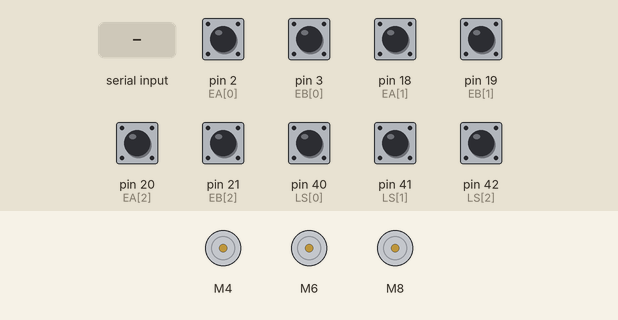
A sketch run on a simulated Arduino Mega 2560, built with avr-gcc and run on an emulated ATmega2560. Parts: 3 × DC motor (green arrow = forward, orange = backward, longer = faster). The inputs (shaded band) are chosen by the test bench; at power-on: pin 2 (EA[0]), pin 3 (EB[0]), pin 18 (EA[1]), pin 19 (EB[1]), pin 20 (EA[2]), pin 21 (EB[2]), pin 40 (LS[0]), pin 41 (LS[1]), pin 42 (LS[2]) HIGH. What the sketch prints to the serial monitor is not drawn.

Above: at 2.7 s.
2.8 s: "4\n" received over the second serial link
4.5 s: "0\n" received over the second serial link
Timing chart, 0 to 7.5 s (numbered marks = the images above; inputs shaded):
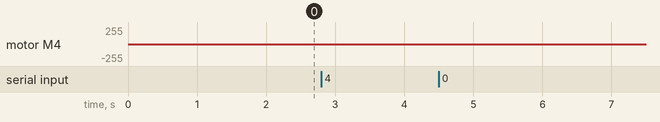

The sketch:

Motor_Reciever_2.ino
```cpp
#include "CytronMotorDriver.h"

#define numMotors 3


CytronMD motor[numMotors] = {
  CytronMD(PWM_PWM, 4, 5),   // Motor 0
  CytronMD(PWM_PWM, 6, 7),   // Motor 1
  CytronMD(PWM_PWM, 8, 9)    // Motor 2
};

/*************************************************************
   Encoder pin arrays for full 4× decoding.
   On Arduino Mega, valid external interrupts:
*************************************************************/
const int EA[numMotors] = { 2, 18, 20 };
const int EB[numMotors] = { 3, 19, 21 };

/*************************************************************
   Limit switch pins
*************************************************************/
const int LS[numMotors] = { 40, 41, 42 };

/*************************************************************
   Encoder, positioning, and PID variables
*************************************************************/
volatile long counter[numMotors] = { 0 };  // volatile for ISR
double dpr[numMotors] = { 0.078110302, 0.078110302, 0.078110302 }; // mm per encoder tick
double pos[numMotors] = { 0 };
double desiredPos[numMotors] = { 0 };
bool Active[numMotors] = { false };
int Confirm_Correct[numMotors] = { 0 };

// PID parameters
double kp[numMotors] = { 5, 5, 5 };
double ki[numMotors] = { 0, 0, 0 };
double kd[numMotors] = { 0.03531, 0.03531, 0.03531 };

// PID state
double prevError[numMotors] = { 0, 0, 0 };
double totalError[numMotors] = { 0, 0, 0 };
unsigned long lastUpdate[numMotors] = { 0, 0, 0 };
double dt[numMotors];
double error[numMotors];
double errorRate[numMotors] = { 0 };
unsigned long errorRateTime[numMotors] = { 0 };
const unsigned long errorRateInterval = 100;  // ms

// Printing interval
unsigned long lastPrint = 0;
const unsigned long printInterval = 1000;      // ms
const int numFrets = 15;

/*************************************************************
   This array stores previous states for each encoder so we
   can do 4× decoding in the ISRs
*************************************************************/
volatile byte lastEncoded[numMotors] = { 0, 0, 0 };

/*************************************************************
   FretLocations struct and map
*************************************************************/
struct FretLocations {
  char key;
  double value;
};

FretLocations FretLocationMap[numMotors][numFrets] = {
  { //Motor 1
  { 1, 0 },
  { 2, 32.57 },
  { 3, 64.99 },
  { 4, 96.39},
  { 5, 125.91},
  { 6, 152.91},
  { 7, 178.33},
  { 8, 203.71},
  { 9, 226.13},
  { 10, 248.31},
  { 11, 267.84},
  { 12, 286.27},
  { 13, 304.71},
  { 14, 323.91},
  { 15, 340.48}
  },
  { //Motor 2
  { 1, 3.05},
  { 2, 36.95 },
  { 3, 70.06 },
  { 4, 99.12 },
  { 5, 128.1},
  { 6, 154.97 },
  { 7, 181.22},
  { 8, 204.88},
  { 9, 227.14},
  { 10, 251.12},
  { 11, 271.12},
  { 12, 290.02},
  { 13, 309.39},
  { 14, 326.81},
  { 15, 345.64}
  },
  { //Motor 3
  { 1, 0 },
  { 2, 34.99 },
  { 3, 67.64 },
  { 4, 97.09 },
  { 5, 125.6 },
  { 6, 152.71 },
  { 7, 176.29 },
  { 8, 202.15 },
  { 9, 224.33 },
  { 10, 246.28 },
  { 11, 267.61 },
  { 12, 285.96 },
  { 13, 304.01 },
  { 14, 322.05 },
  { 15, 338.84 }
  }
};

/*************************************************************
   Function Declarations
*************************************************************/
void encoder0ISR();
void encoder1ISR();
void encoder2ISR();

void initialisePosition(CytronMD& motor, int motorIndex, int limitSwitch);
void updateMotorPID(int motorIndex, unsigned long now);
int handleCharInput(char firstChar, char secondChar);
int hexToDecimal(char hex);
double lookupFretLocations(char key, int motorIndex);

/*************************************************************
   Setup
*************************************************************/
void setup() {
  Serial.begin(9600);
  Serial3.begin(9600);

  // Configure encoder pins as inputs with pull-ups
  for (int i = 0; i < numMotors; i++) {
    pinMode(EA[i], INPUT_PULLUP);
    pinMode(EB[i], INPUT_PULLUP);
  }

  // Configure limit switch pins
  for (int i = 0; i < numMotors; i++) {
    pinMode(LS[i], INPUT_PULLUP);
    Serial.println("LS PULLED UP");
  }

  // Stop all motors initially
  for (int i = 0; i < numMotors; i++) {
    motor[i].setSpeed(0);
    lastUpdate[i] = millis();
  }

  // Attach interrupts for full 4× decoding
  attachInterrupt(digitalPinToInterrupt(EA[0]), encoder0ISR, CHANGE);
  attachInterrupt(digitalPinToInterrupt(EB[0]), encoder0ISR, CHANGE);

  attachInterrupt(digitalPinToInterrupt(EA[1]), encoder1ISR, CHANGE);
  attachInterrupt(digitalPinToInterrupt(EB[1]), encoder1ISR, CHANGE);

  attachInterrupt(digitalPinToInterrupt(EA[2]), encoder2ISR, CHANGE);
  attachInterrupt(digitalPinToInterrupt(EB[2]), encoder2ISR, CHANGE);

  // Initialize each motor's home position
  for (int i = 0; i < numMotors; i++) {
    initialisePosition(motor[i], i, LS[i]);
    delay(500);
  }

  Serial.println("Initialized");
}

/*************************************************************
   Main Loop
*************************************************************/
void loop() {
  // Handle serial input for commands
  if (Serial3.available() > 0) {
    String input = Serial3.readStringUntil('\n');
      char firstChar = input.charAt(0);
      char secondChar = input.charAt(1);
      handleCharInput(firstChar, secondChar);
  }

  unsigned long now = millis();

  // Update positions and run PID if motor is active
  for (int i = 0; i < numMotors; i++) {
    if (Active[i]) {
      // Read the volatile encoder count safely
      noInterrupts();
      pos[i] = counter[i] * dpr[i];
      interrupts();

      updateMotorPID(i, now);
    }
  }

  // Print status periodically
  /*if (now - lastPrint >= printInterval) {
    lastPrint = now;
    for (int i = 0; i < numMotors; i++) {
      Serial.print("Motor");
      Serial.print(i);
      Serial.print(" Pos: ");
      Serial.print(pos[i]);
      Serial.print(", Target: ");
      Serial.print(desiredPos[i]);
      Serial.print(", Error: ");
      Serial.print(error[i]);
      if (i < numMotors - 1) {
        Serial.print(" | ");
      }
    }
    Serial.println();
  }*/
}

/*************************************************************
   Full 4× Decoding ISRs
   Each motor's A&B lines trigger the same ISR
   The logic is:
     1) Read A and B => combine into "encoded"
     2) Combine with lastEncoded => see how we moved
     3) ++ or -- the counter
     4) Save the new encoded
*************************************************************/
void encoder0ISR() {
  // Read both channels for motor 0
  byte MSB = digitalRead(EA[0]);
  byte LSB = digitalRead(EB[0]);
  byte encoded = (MSB << 1) | LSB;  // 2-bit value: [A,B]
  byte sum = (lastEncoded[0] << 2) | encoded;

  // These bit patterns indicate clockwise vs counterclockwise
  if (sum == 0b1101 || sum == 0b0100 || sum == 0b0010 || sum == 0b1011) {
    counter[0]--;
  }
  else if (sum == 0b1110 || sum == 0b0111 || sum == 0b0001 || sum == 0b1000) {
    counter[0]++;
  }
  lastEncoded[0] = encoded;
}

void encoder1ISR() {
  byte MSB = digitalRead(EA[1]);
  byte LSB = digitalRead(EB[1]);
  byte encoded = (MSB << 1) | LSB;
  byte sum = (lastEncoded[1] << 2) | encoded;

  if (sum == 0b1101 || sum == 0b0100 || sum == 0b0010 || sum == 0b1011) {
    counter[1]--;
  }
  else if (sum == 0b1110 || sum == 0b0111 || sum == 0b0001 || sum == 0b1000) {
    counter[1]++;
  }
  lastEncoded[1] = encoded;
}

void encoder2ISR() {
  byte MSB = digitalRead(EA[2]);
  byte LSB = digitalRead(EB[2]);
  byte encoded = (MSB << 1) | LSB;
  byte sum = (lastEncoded[2] << 2) | encoded;

  if (sum == 0b1101 || sum == 0b0100 || sum == 0b0010 || sum == 0b1011) {
    counter[2]--;
  }
  else if (sum == 0b1110 || sum == 0b0111 || sum == 0b0001 || sum == 0b1000) {
    counter[2]++;
  }
  lastEncoded[2] = encoded;
}

/*************************************************************
   Homing / Initialization
*************************************************************/
void initialisePosition(CytronMD& thisMotor, int motorIndex, int limitSwitch) {
  Serial.print("Initializing motor ");
  Serial.println(motorIndex);

  // Move slowly in negative direction until limit switch reads HIGH
  // (Assuming 'LOW' means pressed; adjust if it's reversed)
  thisMotor.setSpeed(-50);
  while (digitalRead(limitSwitch) == LOW) {
    delay(10);
  }

  // Stop motor and reset encoder
  thisMotor.setSpeed(0);
  noInterrupts();
  counter[motorIndex] = 0;
  lastEncoded[motorIndex] = 0; // reset last encoded state
  interrupts();

  // Reset PID variables
  pos[motorIndex] = 0;
  desiredPos[motorIndex] = 0;
  prevError[motorIndex] = 0;
  totalError[motorIndex] = 0;
  errorRate[motorIndex] = 0;
  errorRateTime[motorIndex] = millis();

  Serial.print("Motor ");
  Serial.print(motorIndex);
  Serial.println(" initialized");
}

/*************************************************************
   PID Control
*************************************************************/
void updateMotorPID(int motorIndex, unsigned long now) {
  // Time since last update
  dt[motorIndex] = (double)(now - lastUpdate[motorIndex]) / 1000.0;
  lastUpdate[motorIndex] = now;

  // Compute current error
  error[motorIndex] = desiredPos[motorIndex] - pos[motorIndex];

  // Integral windup guard
  if (fabs(error[motorIndex]) < 1.0) {
    // Near target, clamp integral
    totalError[motorIndex] = constrain(totalError[motorIndex], -10, 10);
  } else if (error[motorIndex] * prevError[motorIndex] < 0) {
    // Error changed sign => reset integral
    totalError[motorIndex] = 0;
  } else {
    totalError[motorIndex] += error[motorIndex] * dt[motorIndex];
    totalError[motorIndex] = constrain(totalError[motorIndex], -50, 50);
  }

  // Derivative at slower update intervals to reduce noise
  if (now - errorRateTime[motorIndex] >= errorRateInterval) {
    double errorRateDt = (double)(now - errorRateTime[motorIndex]) / 1000.0;
    errorRate[motorIndex] = (error[motorIndex] - prevError[motorIndex]) / errorRateDt;
    prevError[motorIndex] = error[motorIndex];
    errorRateTime[motorIndex] = now;
  }

  // Are we there yet
  double tolerance = 2.0;  // mm
  if (fabs(error[motorIndex]) < tolerance) {
    Confirm_Correct[motorIndex]++;
    if (Confirm_Correct[motorIndex] >= 1000) { // confirm for stability
      Active[motorIndex] = false;
      motor[motorIndex].setSpeed(0);
      Serial.print("Motor ");
      Serial.print(motorIndex);
      Serial.println(" reached target position");

      return;
    }
  } else {
    Confirm_Correct[motorIndex] = 0;
  }

  // Calculate PID output
  double output = (kp[motorIndex] * error[motorIndex])
                + (ki[motorIndex] * totalError[motorIndex])
                + (kd[motorIndex] * errorRate[motorIndex]);

  // Optional dead zone for small errors
  if (fabs(error[motorIndex]) < 0.5) {
    output = 0;
  }

  // Constrain output and set motor speed
  output = constrain(output, -200, 200);
  motor[motorIndex].setSpeed(output);
}

/*************************************************************
   Serial Input Handler
*************************************************************/
int handleCharInput(char firstChar, char secondChar) {
  int firstChar_num = hexToDecimal(firstChar);
  double FretDis = 0;

  switch (firstChar_num) {
    case 4:
    case 5:
    case 6:
      // Activate that motor
      Active[firstChar_num - 4] = true;

      // Convert secondChar from hex if it's not 'T' or '0'
      if (secondChar != 'T' && secondChar != '0') {
        secondChar = hexToDecimal(secondChar);
      }

      // If secondChar == '0', do not move
      if (secondChar == '0' || secondChar == 0) {
        Serial.println("0 so don't move");
        Active[firstChar_num - 4] = false;
        motor[firstChar_num - 4].setSpeed(0);
        break;
      }

      // Lookup fret distance
      FretDis = lookupFretLocations(secondChar, (firstChar_num - 4));
      desiredPos[firstChar_num - 4] = FretDis;

      // Reset integral on new move
      totalError[firstChar_num - 4] = 0;

      Serial.print("Motor ");
      Serial.print(firstChar_num - 4);
      Serial.print(" moving to position ");
      Serial.println(FretDis);
      break;

    default:
      Serial.println("Input is outside the expected range");
      break;
  }

  return 0;
}

/*************************************************************
   Hex -> Decimal Utility
*************************************************************/
int hexToDecimal(char hex) {
  if (hex >= '0' && hex <= '9') {
    return hex - '0';
  } else if (hex >= 'A' && hex <= 'F') {
    return hex - 'A' + 10;
  } else {
    return -1;
  }
}

/*************************************************************
   Fret Lookup
*************************************************************/
double lookupFretLocations(char key, int motorIndex) {
  // If 'T', read a custom distance from Serial
  if (key == 'T') {
    while (true) {
      if (Serial.available() > 0) {
        String input = Serial.readStringUntil('\n');
        int customDist = input.toInt();
        return customDist;
      }
    }
  }

  // Normal dictionary lookup
  for (int i = 0; i < numFrets; i++) {
    if (FretLocationMap[motorIndex][i].key == key) {
      return FretLocationMap[motorIndex][i].value;
    }
  }

  // Not found
  return -1;
}
```

Measured:
- after the input at 2.8 s, motor M4: stopped → backward 5/255 at once, → stopped 0.21 s later
- after the input at 4.5 s, every drawn part: stays the same
